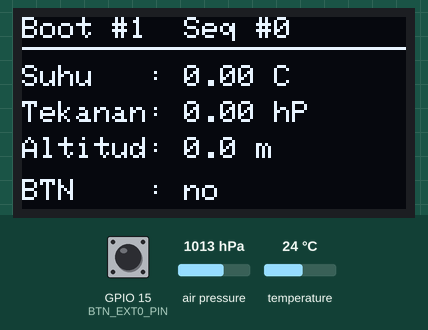
The program below on a simulated ESP32. On the bench: 128×64 one-colour display. The inputs (shaded band) are chosen by the test bench; at power-on: GPIO 15 (BTN_EXT0_PIN) HIGH, air pressure 1013 hPa, temperature 24 °C. What the program prints to the serial monitor is not drawn. At 15.4 s the program puts the board to deep sleep or switches it off; the recording ends there.

Above: at 0.4 s.
At 1.5 s:
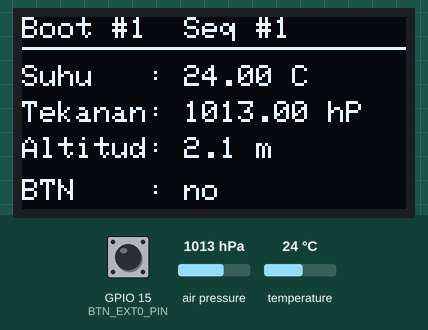
1.6 s: GPIO 15 (BTN_EXT0_PIN) pulled LOW for 2.25 s
At 3.6 s:
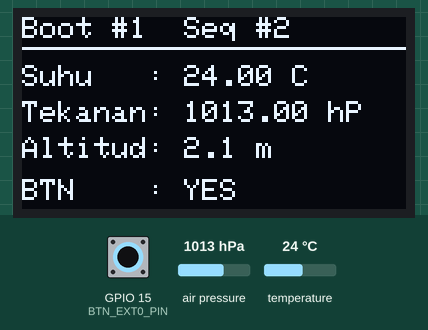
9.7 s: air pressure set to 952 hPa
At 11.3 s:
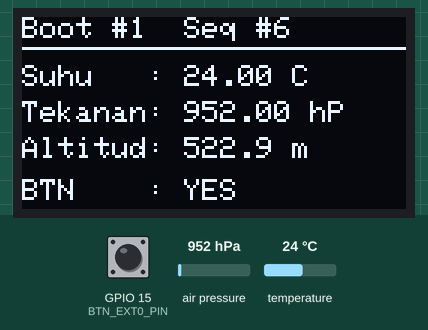
Timing chart, 0 to 12.8 s (numbered marks = the images above; inputs shaded):
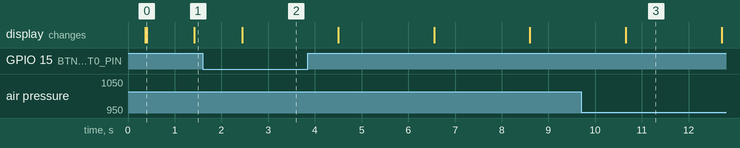

The program:

main.cpp
```cpp
/* ============================================================
   Lab-2 IoT UNIB — Minggu 3 (Sub-CPMK 2.1, C3/P3)
   Firmware ESP32: I2C multi-sensor + OLED + FreeRTOS Dual-Core
   + ISR aman + Deep Sleep + RTC_DATA_ATTR
   ============================================================ */
#include <Arduino.h>
#include <Wire.h>
#include <Adafruit_BME280.h>
#include <Adafruit_SSD1306.h>
#include <esp_sleep.h>
#include "driver/rtc_io.h"
#include <freertos/FreeRTOS.h>
#include <freertos/task.h>
#include <freertos/semphr.h>

// ================= KONFIGURASI =================
#define I2C_SDA        21
#define I2C_SCL        22
#define BTN_EXT0_PIN   15
#define OLED_ADDR      0x3C
#define BME_ADDR       0x76

#define SCREEN_W       128
#define SCREEN_H       64

// Demo Deep Sleep: 1 = aktif (bawaan Lab-2), 0 = streaming terus
// Set ke 0 saat integrasi dengan gateway Python Minggu 4.
#define ENABLE_DEEP_SLEEP    1
#define ACTIVE_TIME_MS       15000      // 15 detik aktif sebelum tidur
#define SLEEP_INTERVAL_US    10ULL * 1000000ULL  // 10 detik tidur

// ================= OBJEK =================
Adafruit_SSD1306 display(SCREEN_W, SCREEN_H, &Wire, -1);
Adafruit_BME280  bme;
bool bmeOK  = false;
bool oledOK = false;

// ================= RTC DATA (SURVIVE DEEP SLEEP) =================
RTC_DATA_ATTR int bootCount = 0;
RTC_DATA_ATTR int seqRTC    = 0;

// ================= INTERRUPT FLAG =================
volatile bool          flagTombol = false;
volatile unsigned long tTerakhir  = 0;

// ================= SHARED DATA ANTAR TASK =================
struct SensorData {
    float suhu;
    float tekanan;
    float altitude;
    int   seq;
};
SensorData        sharedData = {0, 0, 0, 0};
SemaphoreHandle_t dataMutex;

// =====================================================
// ISR — IRAM_ATTR, volatile, singkat, tanpa delay/Serial
// =====================================================
void IRAM_ATTR isrTombolDarurat() {
    unsigned long t = millis();
    if (t - tTerakhir > 50) {       // debounce 50 ms
        flagTombol = true;
        tTerakhir  = t;
    }
}

// =====================================================
// Rumus barometrik: h = 44330 * (1 - (P/P0)^(1/5.255))
// =====================================================
static float hitungAltitude(float tekanan_hPa) {
    return 44330.0f * (1.0f - powf(tekanan_hPa / 1013.25f, 1.0f / 5.255f));
}

// =====================================================
// TASK CORE 1 — Akuisisi BME280 (non-blocking)
// =====================================================
void taskSensor(void *pv) {
    Serial.printf("[SensorTask] running on Core %d\n", xPortGetCoreID());
    int readCount = 0;
    for (;;) {
        if (bmeOK) {
            float t = bme.readTemperature();
            float p = bme.readPressure() / 100.0F;
            float a = hitungAltitude(p);
            readCount++;

            if (xSemaphoreTake(dataMutex, pdMS_TO_TICKS(100)) == pdTRUE) {
                sharedData = { t, p, a, readCount };
                xSemaphoreGive(dataMutex);
            }

            // Satu baris JSON — dipakai oleh gateway Python Minggu 4
            Serial.printf(
                "{\"device_id\":\"esp32-01\",\"boot\":%d,\"seq\":%d,"
                "\"suhu\":%.2f,\"tekanan\":%.2f,\"altitude\":%.1f}\n",
                bootCount, readCount, t, p, a);
        } else {
            Serial.println("[SensorTask] BME280 tidak terdeteksi!");
        }
        vTaskDelay(pdMS_TO_TICKS(2000));
    }
}

// =====================================================
// TASK CORE 0 — Render OLED (buffer 1 KB, flush 1x)
// =====================================================
void taskDisplay(void *pv) {
    Serial.printf("[DisplayTask] running on Core %d\n", xPortGetCoreID());
    for (;;) {
        if (oledOK) {
            SensorData d;
            if (xSemaphoreTake(dataMutex, pdMS_TO_TICKS(100)) == pdTRUE) {
                d = sharedData;
                xSemaphoreGive(dataMutex);
            }
            display.clearDisplay();
            display.setTextSize(1);
            display.setTextColor(SSD1306_WHITE);
            display.setCursor(0, 0);  display.printf("Boot #%d  Seq #%d", bootCount, d.seq);
            display.drawLine(0, 10, 127, 10, SSD1306_WHITE);
            display.setCursor(0, 16); display.printf("Suhu   : %.2f C",  d.suhu);
            display.setCursor(0, 28); display.printf("Tekanan: %.2f hP", d.tekanan);
            display.setCursor(0, 40); display.printf("Altitud: %.1f m",  d.altitude);
            display.setCursor(0, 54); display.printf("BTN    : %s", flagTombol ? "YES" : "no");
            display.display();   // flush 1 kali (efisien)
        }
        vTaskDelay(pdMS_TO_TICKS(1000));
    }
}

// =====================================================
// SETUP — dipanggil ulang setelah tiap wakeup
// =====================================================
void setup() {
    Serial.begin(115200);
    delay(300);
    bootCount++;
    seqRTC++;
    Serial.printf("\n=== BOOT ke-%d ===\n", bootCount);

    // --- Cek sumber wakeup ---
    switch (esp_sleep_get_wakeup_cause()) {
        case ESP_SLEEP_WAKEUP_TIMER: Serial.println("[WAKE] Timer RTC"); break;
        case ESP_SLEEP_WAKEUP_EXT0:  Serial.println("[WAKE] EXT0 (GPIO 15)"); break;
        default:                     Serial.println("[WAKE] Cold boot / reset"); break;
    }

    // --- I2C + Scanner ---
    Wire.begin(I2C_SDA, I2C_SCL);
    Serial.println("[I2C] Scan bus...");
    for (uint8_t a = 1; a < 127; a++) {
        Wire.beginTransmission(a);
        if (Wire.endTransmission() == 0)
            Serial.printf("  found 0x%02X\n", a);
    }

    // --- BME280 ---
    bmeOK = bme.begin(BME_ADDR);
    Serial.printf("[BME280] %s @0x%02X\n", bmeOK ? "OK" : "FAIL", BME_ADDR);

    // --- OLED ---
    oledOK = display.begin(SSD1306_SWITCHCAPVCC, OLED_ADDR);
    Serial.printf("[OLED]   %s @0x%02X\n", oledOK ? "OK" : "FAIL", OLED_ADDR);
    if (oledOK) {
        display.clearDisplay();
        display.setTextSize(1);
        display.setTextColor(SSD1306_WHITE);
        display.setCursor(0, 0);
        display.println("Lab-2 IoT UNIB");
        display.println("I2C+RTOS+Sleep");
        display.display();
    }

    // --- Mutex & Task ---
    dataMutex = xSemaphoreCreateMutex();
    xTaskCreatePinnedToCore(taskSensor,  "SensorTask",  4096, NULL, 2, NULL, 1);
    xTaskCreatePinnedToCore(taskDisplay, "DisplayTask", 4096, NULL, 1, NULL, 0);

    // --- Interrupt tombol EXT0 ---
    pinMode(BTN_EXT0_PIN, INPUT_PULLUP);
    attachInterrupt(digitalPinToInterrupt(BTN_EXT0_PIN), isrTombolDarurat, FALLING);
    Serial.println("[ISR] GPIO 15 FALLING");

    // --- Konfigurasi RTC pin untuk EXT0 (pull-up bertahan saat sleep) ---
    rtc_gpio_pullup_en(GPIO_NUM_15);
    rtc_gpio_pulldown_dis(GPIO_NUM_15);
}

// =====================================================
// LOOP — dijalankan di Core 1 (default Arduino)
// =====================================================
void loop() {
#if ENABLE_DEEP_SLEEP
    vTaskDelay(pdMS_TO_TICKS(ACTIVE_TIME_MS));
    Serial.println("\n[SLEEP] Masuk Deep Sleep...");
    Serial.printf("[SLEEP] Timer %llu detik + EXT0 GPIO %d\n",
                  SLEEP_INTERVAL_US / 1000000ULL, BTN_EXT0_PIN);

    esp_sleep_enable_timer_wakeup(SLEEP_INTERVAL_US);
    esp_sleep_enable_ext0_wakeup(GPIO_NUM_15, 0);   // 0 = LOW saat tombol ditekan
    esp_deep_sleep_start();
#else
    vTaskDelay(pdMS_TO_TICKS(1000));                // streaming mode
#endif
}
```

Measured:
- after the input at 1.6 s, the display: changes after 0.85 s (image 2)
- what the display in image 0 shows lasts 1.0 s, from 0.4 s to 1.4 s
